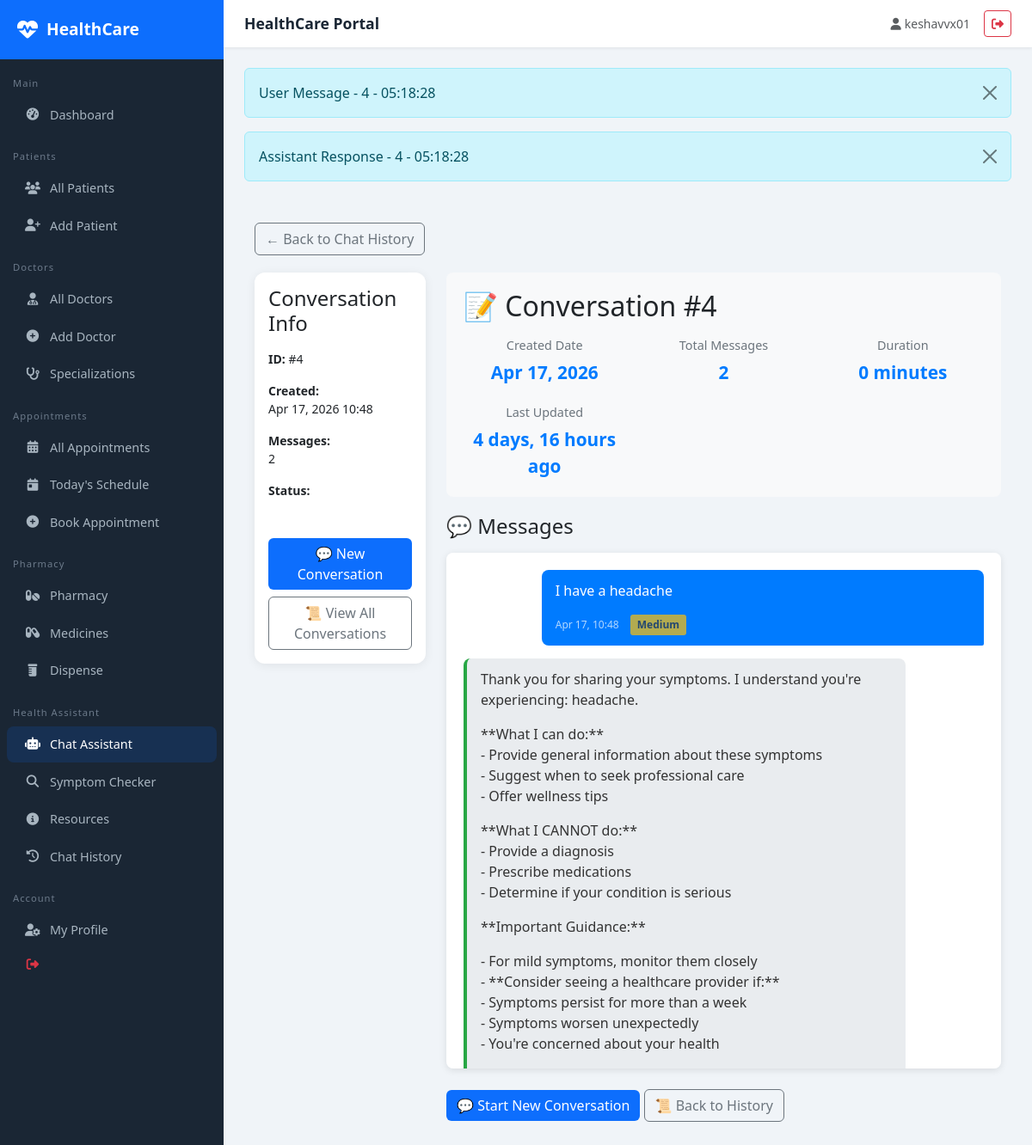
Screenshot of /chatbot/conversation/4/ (signed in) with the database file from the repository.
### chatbot/models.py (models this page shows, shortened)
class ChatMessage(models.Model):
    MESSAGE_TYPES = [
        ('user', 'User Message'),
        ('assistant', 'Assistant Response'),
        ('system', 'System Message'),
    ]
    conversation = models.ForeignKey(ChatbotConversation, on_delete=models.CASCADE, related_name='messages')
    message_type = models.CharField(max_length=20, choices=MESSAGE_TYPES, default='user')
    content = models.TextField()
    timestamp = models.DateTimeField(auto_now_add=True)
    symptom_mentioned = models.CharField(max_length=200, blank=True, null=True)
    urgency_level = models.CharField(
        max_length=20,
        choices=[
            ('low', 'Low'),
            ('medium', 'Medium'),
            ('high', 'High'),
            ('emergency', 'Emergency'),
        ],
        default='low',
        null=True,
        blank=True
    )
    def __str__(self):
        return f"{self.get_message_type_display()} - {self.conversation.id} - {self.timestamp.strftime('%H:%M:%S')}"
    class Meta:
        ordering = ['timestamp']

class ChatbotConversation(models.Model):
    user = models.ForeignKey(User, on_delete=models.CASCADE, null=True, blank=True)
    session_id = models.CharField(max_length=100, unique=True, db_index=True)
    created_at = models.DateTimeField(auto_now_add=True)
    updated_at = models.DateTimeField(auto_now=True)
    is_active = models.BooleanField(default=True)
    class Meta:
        ordering = ['-created_at']

### chatbot/views.py (the view)
# urls.py: path('conversation/<int:conversation_id>/', views.conversation_detail, name='conversation_detail'),
def conversation_detail(request, conversation_id):
    conversation = get_object_or_404(ChatbotConversation, id=conversation_id)
    if conversation.user != request.user and not request.user.is_staff:
        return redirect('chatbot:chatbot_home')
    messages = conversation.messages.all()
    context = {
        'conversation': conversation,
        'messages': messages,
    }
    return render(request, 'chatbot/conversation_detail.html', context)

### templates/chatbot/conversation_detail.html (shortened to what this page needs)
{% extends 'base/base.html' %}
{% load static %}
{% block content %}
<div class="container my-5">
    <div class="back-button">
        <a href="{% url 'chatbot:chat_history' %}" class="btn btn-outline-secondary">
            ← Back to Chat History
        </a>
    </div>
    <div class="row">
        <div class="col-md-3 mb-4">
            <div class="card sticky-top">
                <div class="card-body">
                    <h4 class="card-title">Conversation Info</h4>
                    <div class="mt-3">
                        <p class="small">
                            <strong>ID:</strong> #{{ conversation.id }}
                        </p>
                        <p class="small">
                            <strong>Created:</strong><br>
                            {{ conversation.created_at|date:"M d, Y H:i" }}
                        </p>
                        <p class="small">
                            <strong>Messages:</strong><br>
                            {{ messages.count }}
                        </p>
                        <p class="small">
                            <strong>Status:</strong><br>
                            <span class="badge badge-{% if conversation.is_active %}success{% else %}secondary{% endif %}">
                            </span>
                        </p>
                    </div>
                    <div class="mt-4">
                        <a href="{% url 'chatbot:chatbot_home' %}" class="btn btn-primary btn-block mb-2">
                            💬 New Conversation
                        </a>
                        <a href="{% url 'chatbot:chat_history' %}" class="btn btn-outline-secondary btn-block">
                            📜 View All Conversations
                        </a>
                    </div>
                </div>
            </div>
        </div>
        <div class="col-md-9">
            <div class="conversation-header">
                <h2 class="mb-3">📝 Conversation #{{ conversation.id }}</h2>
                <div class="conversation-meta">
                    <div class="meta-item">
                        <div class="meta-label">Created Date</div>
                        <div class="meta-value">{{ conversation.created_at|date:"M d, Y" }}</div>
                    </div>
                    <div class="meta-item">
                        <div class="meta-label">Total Messages</div>
                        <div class="meta-value">{{ messages.count }}</div>
                    </div>
                    <div class="meta-item">
                        <div class="meta-label">Duration</div>
                        <div class="meta-value">{{ conversation.updated_at|timesince:conversation.created_at }}</div>
                    </div>
                    <div class="meta-item">
                        <div class="meta-label">Last Updated</div>
                        <div class="meta-value">{{ conversation.updated_at|timesince }} ago</div>
                    </div>
                </div>
            </div>
            {% if messages %}
                <h4 class="mb-3">💬 Messages</h4>
                <div class="messages-container">
                    {% for message in messages %}
                        <div class="message {% if message.message_type == 'user' %}user{% elif message.urgency_level == 'emergency' %}emergency{% else %}assistant{% endif %}"
                             data-message-id="{{ message.id }}"
                             data-urgency="{{ message.urgency_level }}">
                            <div class="message-content">
                                {{ message.content|linebreaks }}
                            </div>
                            <div class="message-timestamp">
                                {{ message.timestamp|date:"M d, H:i" }}
                                {% if message.urgency_level %}
                                    <span class="urgency-badge urgency-{{ message.urgency_level }}">
                                        {{ message.get_urgency_level_display }}
                                    </span>
                                {% endif %}
                            </div>
                        </div>
                    {% endfor %}
                </div>
            {% else %}
                <div class="alert alert-info">
                    <strong>No messages in this conversation.</strong>
                </div>
            {% endif %}
            <div class="mt-4">
                <a href="{% url 'chatbot:chatbot_home' %}" class="btn btn-primary">
                    💬 Start New Conversation
                </a>
                <a href="{% url 'chatbot:chat_history' %}" class="btn btn-outline-secondary">
                    📜 Back to History
                </a>
            </div>
        </div>
    </div>
</div>
{% endblock %}

### templates/base/base.html (shortened to what this page needs)
<!DOCTYPE html>
<html lang="en">
<head>
 <link href="https://cdn.jsdelivr.net/npm/bootstrap@5.3.0/dist/css/bootstrap.min.css"
rel="stylesheet">
 <link href="https://cdnjs.cloudflare.com/ajax/libs/font-awesome/6.4.0/css/all.min.css"
rel="stylesheet">
</head>
<body>
{% if user.is_authenticated %}
<div class="sidebar">
 <div class="sidebar-brand">
 <i class="fas fa-heartbeat"></i>
 <span>HealthCare</span>
 </div>
 <nav class="mt-2">
 <div class="nav-section">Main</div>
 <a href="{% url 'dashboard' %}" class="nav-link {% if
request.resolver_match.url_name == 'dashboard' %}active{% endif %}">
 <i class="fas fa-tachometer-alt"></i> Dashboard
 </a>
 <div class="nav-section">Patients</div>
 <a href="{% url 'patient_list' %}"
class="nav-link {% if request.resolver_match.url_name and 'patient' in request.resolver_match.url_name %}active{% endif %}">
 <i class="fas fa-users"></i> All Patients
 </a>
 <a href="{% url 'patient_create' %}" class="nav-link">
 <i class="fas fa-user-plus"></i> Add Patient
 </a>
 <div class="nav-section">Doctors</div>
<a href="{% url 'doctor_list' %}"
class="nav-link {% if request.resolver_match.url_name and 'doctor' in request.resolver_match.url_name %}active{% endif %}">
 <i class="fas fa-user-md"></i> All Doctors
 </a>
 <a href="{% url 'doctor_create' %}" class="nav-link">
 <i class="fas fa-plus-circle"></i> Add Doctor
 </a>
 <a href="{% url 'specialization_list' %}" class="nav-link">
 <i class="fas fa-stethoscope"></i> Specializations
 </a>
 <div class="nav-section">Appointments</div>
 <a href="{% url 'appointment_list' %}" class="nav-link {% if request.resolver_match.url_name and 'appointment' in request.resolver_match.url_name %}active{% endif %}">
 <i class="fas fa-calendar-alt"></i> All Appointments
 </a>
 <a href="{% url 'today_appointments' %}" class="nav-link">
 <i class="fas fa-calendar-day"></i> Today's Schedule
 </a>
 <a href="{% url 'appointment_create' %}" class="nav-link">
 <i class="fas fa-plus-circle"></i> Book Appointment
 </a>
 <div class="nav-section">Pharmacy</div>
 <a href="{% url 'pharmacy_dashboard' %}" class="nav-link">
 <i class="fas fa-pills"></i> Pharmacy
 </a>
 <a href="{% url 'medicine_list' %}" class="nav-link">
 <i class="fas fa-capsules"></i> Medicines
 </a>
 <a href="{% url 'dispense_medicine' %}" class="nav-link">
 <i class="fas fa-prescription-bottle"></i> Dispense
 </a>
 <div class="nav-section">Health Assistant</div>
 <a href="{% url 'chatbot:chatbot_home' %}" class="nav-link {% if request.resolver_match.app_name == 'chatbot' %}active{% endif %}">
 <i class="fas fa-robot"></i> Chat Assistant
 </a>
 <a href="{% url 'chatbot:symptom_checker' %}" class="nav-link">
 <i class="fas fa-search"></i> Symptom Checker
 </a>
 <a href="{% url 'chatbot:health_resources' %}" class="nav-link">
 <i class="fas fa-info-circle"></i> Resources
 </a>
 {% if user.is_authenticated %}
 <a href="{% url 'chatbot:chat_history' %}" class="nav-link">
 <i class="fas fa-history"></i> Chat History
 </a>
 {% endif %}
 <div class="nav-section">Account</div>
 <a href="{% url 'profile' %}" class="nav-link">
 <i class="fas fa-user-cog"></i> My Profile
 </a>
 <a href="{% url 'logout' %}" class="nav-link text-danger">
 <i class="fas fa-sign-out-alt"></i>
 </a>
 </nav>
</div>
<div class="main-content">
 <div class="topbar">
 <span class="topbar-title">{% block page_title %}HealthCare Portal{% endblock %}</span>
 <div class="d-flex align-items-center gap-3">
 <span class="text-muted small"><i class="fas fa-user me-1"></i>{{ user.get_full_name|default:user.username }}</span>
 <a href="{% url 'logout' %}" class="btn btn-sm btn-outline-danger"><i class="fas fa-sign-out-alt"></i></a>
 </div>
 </div>
 <div class="page-content">
 {% if messages %}
    {% for message in messages %}
        <div class="alert alert-{% if message.tags %}{{ message.tags }}{% else %}info{% endif %} alert-dismissible fade show" role="alert">
            {{ message }}
            <button type="button" class="btn-close" data-bs-dismiss="alert"></button>
        </div>
    {% endfor %}
{% endif %}
{% block content %}{% endblock %}
</body>
</html>

### templates/base/base.html (style rules this page uses)
:root { --primary: #0d6efd; --sidebar-bg: #1a2634; --sidebar-width: 260px; }
body { background: #f0f4f8; font-family: 'Segoe UI', sans-serif; }
.sidebar { position: fixed; top: 0; left: 0; height: 100vh; width: var(--sidebar-width); background: var(--sidebar-bg); z-index: 1000; overflow-y: auto; transition: all 0.3s; }
.sidebar-brand { padding: 20px; background: #0d6efd; color: white; font-size: 1.2rem; font-weight: 700; display: flex; align-items: center; gap: 10px; }
.sidebar-brand i { font-size: 1.5rem; }
.nav-section { padding: 10px 15px 5px; font-size: 0.7rem; color: #6c7a8a; texttransform: uppercase; letter-spacing: 1px; margin-top: 10px; }
.sidebar .nav-link { color: #a8b5c0; padding: 10px 20px; border-radius: 8px; margin: 2px 8px; display: flex; align-items: center; gap: 10px; font-size: 0.9rem; transition: all 0.2s; }
.sidebar .nav-link:hover, .sidebar .nav-link.active { background: rgba(13,110,253,0.15); color: #fff; }
.sidebar .nav-link i { width: 20px; text-align: center; }
.main-content { margin-left: var(--sidebar-width); min-height: 100vh; }
.topbar { background: #fff; padding: 12px 24px; box-shadow: 0 1px 4px rgba(0,0,0,0.08); display: flex; justify-content: space-between; align-items: center; position: sticky; top: 0; z-index: 999; }
.topbar-title { font-weight: 600; color: #1a2634; font-size: 1.1rem; }
.page-content { padding: 24px; }
.card { border: none; border-radius: 12px; box-shadow: 0 2px 12px rgba(0,0,0,0.07); }
.btn-primary { background: #0d6efd; border: none; }

### templates/chatbot/conversation_detail.html (style rules this page uses)
.message { padding: 12px 16px; border-radius: 8px; margin-bottom: 15px; word-wrap: break-word; }
.message.user { background: #007bff; color: white; margin-left: 15%; border-bottom-right-radius: 2px; }
.message.assistant { background: #e9ecef; color: #333; margin-right: 15%; border-left: 4px solid #28a745; border-bottom-left-radius: 2px; }
.message-timestamp { font-size: 0.75rem; opacity: 0.7; margin-top: 5px; }
.message-content { line-height: 1.5; }
.urgency-badge { display: inline-block; padding: 3px 8px; border-radius: 3px; font-size: 0.75rem; font-weight: bold; margin-left: 10px; }
.urgency-medium { background: #ffc107; color: #333; }
.conversation-header { background: #f8f9fa; padding: 20px; border-radius: 8px; margin-bottom: 20px; }
.conversation-meta { display: grid; grid-template-columns: repeat(auto-fit, minmax(150px, 1fr)); gap: 20px; }
.meta-item { text-align: center; }
.meta-label { font-size: 0.9rem; color: #6c757d; margin-bottom: 5px; }
.meta-value { font-size: 1.3rem; font-weight: bold; color: #007bff; }
.messages-container { background: white; padding: 20px; border-radius: 8px; box-shadow: 0 2px 8px rgba(0,0,0,0.1); margin-bottom: 20px; max-height: 600px; overflow-y: auto; }
.back-button { margin-bottom: 20px; }

### rows the page displays
ChatMessage: message_type+conversation+timestamp "User Message - 4 - 05:18:28", content "I have a headache", timestamp "Apr 17, 10:48", urgency_level "Medium"
ChatMessage: message_type+conversation+timestamp "Assistant Response - 4 - 05:18:28", content "Thank you for sharing your symptoms. I understand you're experiencing: headache. **What I can do:** - Provide general information about these symptoms - Suggest when to seek professional care - Offer wellness tips **What I CANNOT do:** - Provide a diagnosis - Prescribe medications - Determine if your condition is serious **Important Guidance:** - For mild symptoms, monitor them closely - **Consider seeing a healthcare provider if:** - Symptoms persist for more than a week - Symptoms worsen unexpectedly - You're concerned about your health"
ChatbotConversation: id "4", created_at "Apr 17, 2026 10:48", created_at "Apr 17, 2026", updated_at "0 minutes", updated_at "4 days, 16 hours"

### other values shown
{{ user.get_full_name|default:user.username }} "keshavvx01"
{{ messages.count }} "2"
